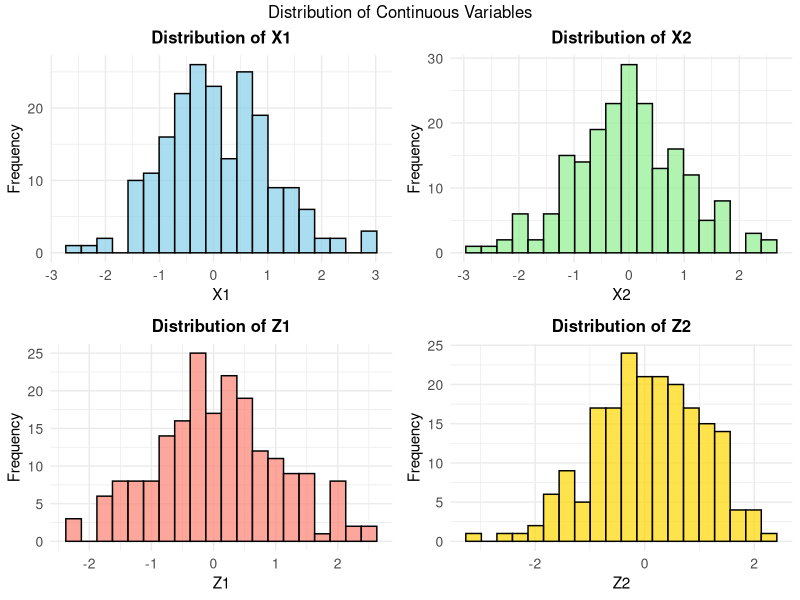
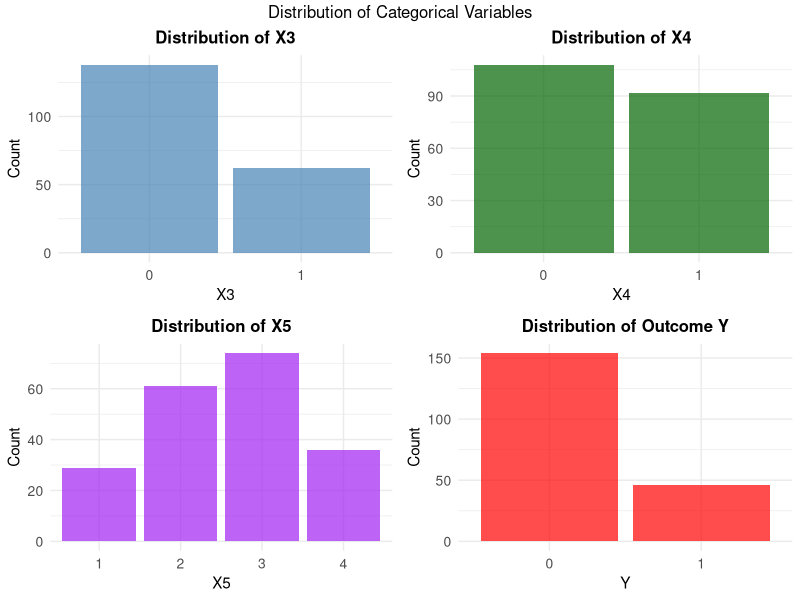
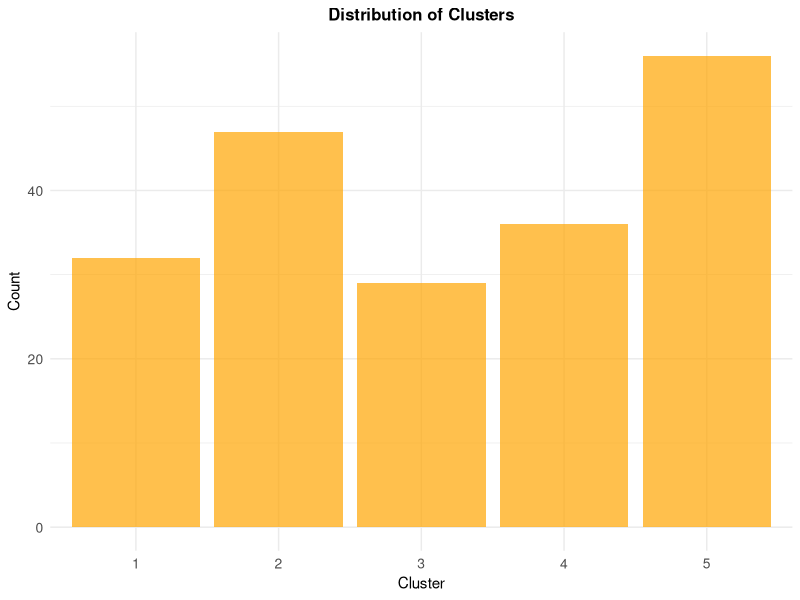
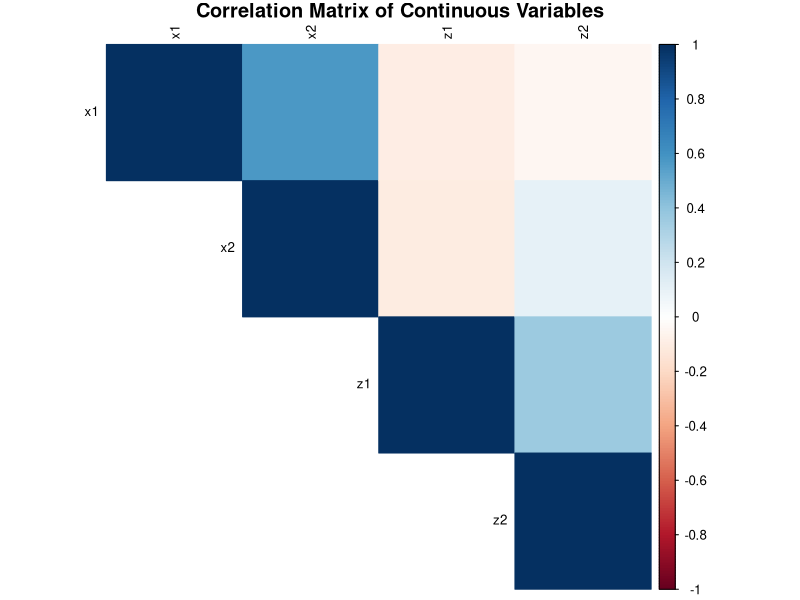
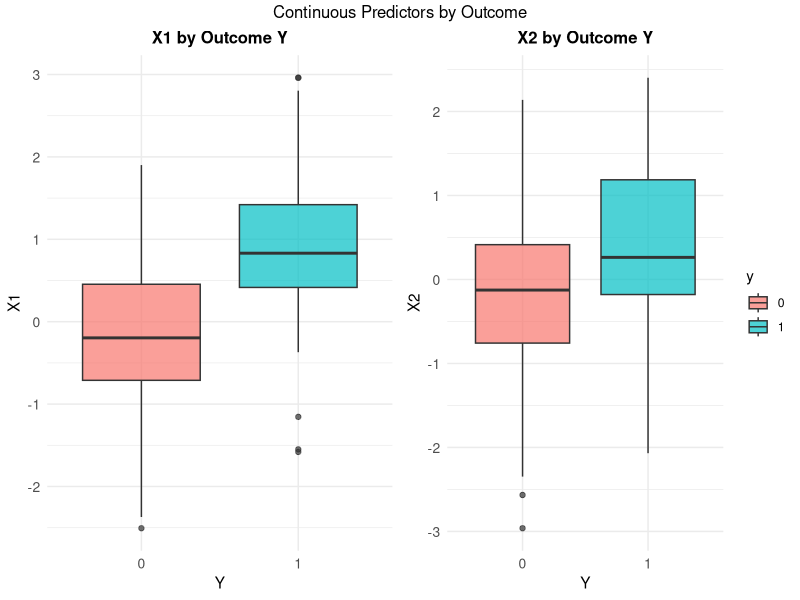
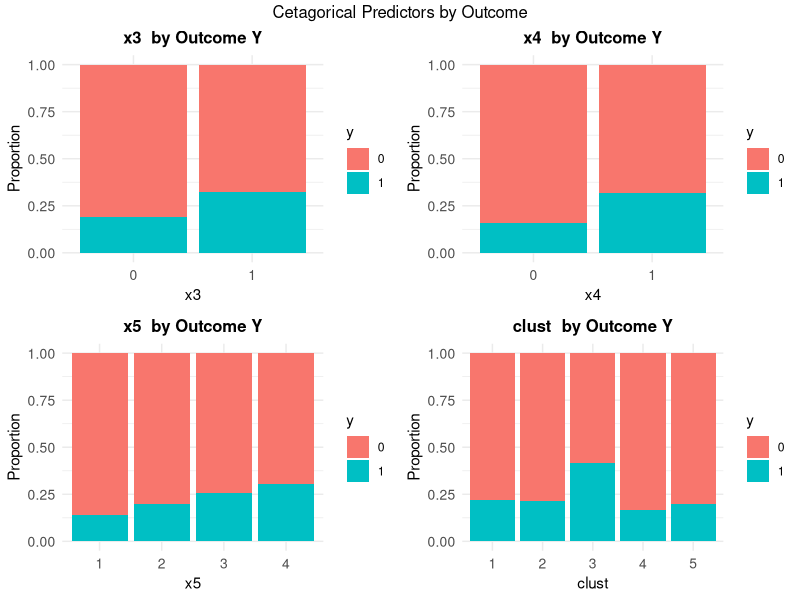

These charts were generated, in order, by the following R code:
## ---- chunk 1
#| include: false
remove(list=ls()) # empty memory
set.seed(42) # the answer to life the universe and everything

library(ggplot2)
library(dplyr)
library(corrplot)
library(gridExtra)
library(reshape2)
library(MASS)
## ---- chunk 2
#useful functions
logit <- function(x){log(x/(1-x))}
expit <- function(x){exp(x)/(1+exp(x))}
## ---- chunk 3
N <- 200
Sigma <- outer(1:10, 1:10, function(x,y) 0.5^abs(x-y)) 
## ---- chunk 4
x <- mvrnorm(N, rep(0,10), Sigma)
## ---- chunk 5
x[,3] <- ifelse(x[,3] > 0.5, 1, 0)
x[,4] <- ifelse(x[,4] > 0, 1, 0)
x[,5] <- cut(x[,5], breaks=c(-Inf, -1, 0, 1, Inf), labels = FALSE)
x[,8] <- ifelse(x[,8] > 1, 0.5, 0)
x[,9] <- ifelse(x[,9] > 1.5, 1, 0)
x[,10] <- cut(x[,10], breaks=c(-Inf, -1, 0.5, 1, Inf), labels = FALSE)
## ---- chunk 6
data.bin.complete <- data.frame(x)
colnames(data.bin.complete) <- c(paste0("x", 1:5), paste0("z", 1:5))
## ---- chunk 7
logit.py <- with(data.bin.complete,-2+x1+0.2*x1^2+
0.3*x2+0.1*x2^2+0.2*(x3==2)+0.2*(x4==2)+0.2*(x5==2)-
0.1*(x5==3)+0.2*(x5==4)+rnorm(N,0,0.1))
py <- expit(logit.py)
data.bin.complete$y <- rbinom(N,1,py)
## ---- chunk 8
data.bin.complete[,c(3:5, 8:10, 11)] <- lapply(data.bin.complete[,c(3:5, 8:10, 11)], factor)
## ---- chunk 9
# introduce missing data
missing.matrix=matrix(0, nrow=nrow(data.bin.complete),
                      
ncol=ncol(data.bin.complete))
missing.matrix=matrix(rbinom(length(missing.matrix),1, p=0.1),
nrow=nrow(data.bin.complete))
data.bin=data.bin.complete
data.bin[missing.matrix==1]=NA
## ---- chunk 10
data.bin %>% count(data.bin$y)
## ---- chunk 11
## simulate data
data.bin$clust <- factor(sample(1:5, size = N, replace = TRUE, prob =
rep(0.2,5)))
data.bin <- data.bin[order(data.bin$clust),]
head(data.bin)
## ---- chunk 12
summary(data.bin[, c("x1", "x2", "x3", "x4", "x5", "y")])
## ---- chunk 13
#| message: false
#| warning: false
#| include: false
library(Hmisc)

# Perform imputation using areg
n.impute <- 10
a <- aregImpute(data=data.bin,I(y)~x1+x2+I(x3)+I(x4)+I(x5)+z1+z2+z3+z4+z5+clust,
  n.impute=n.impute, nk=3, match='closest')
## ---- chunk 14
# get imputed datasets
imputed1=list()
for (i in 1:n.impute){
  imputed1[[i]] <- impute.transcan(a, imputation=i, data=data.bin,list.out=TRUE,pr=FALSE, check=FALSE)}
## ---- chunk 15
df = as.data.frame(imputed1[[1]])
head(df)
## ---- chunk 16
# Save the entire imputed datasets list
saveRDS(imputed1, "imputed_datasets.rds")
## ---- chunk 17
colSums(is.na(df))

## ---- chunk 18
continuous_vars <- c("x1", "x2", "z1", "z2")
categorical_vars <- c("x3", "x4", "x5", "z3", "z4", "z5", "y", "clust")

continuous_data <- df[, continuous_vars]
sapply(continuous_data, function(x) {
  c(Mean = mean(x, na.rm = TRUE),
    Median = median(x, na.rm = TRUE),
    SD = sd(x, na.rm = TRUE),
    Min = min(x, na.rm = TRUE),
    Max = max(x, na.rm = TRUE),
    Q1 = quantile(x, 0.25, na.rm = TRUE),
    Q3 = quantile(x, 0.75, na.rm = TRUE),
    Missing = sum(is.na(x)))
})

## ---- chunk 19
#| message: false
#| warning: false
# Set up plotting theme
theme_custom <- theme_minimal() + 
  theme(plot.title = element_text(hjust = 0.5, size = 12, face = "bold"),
        axis.text = element_text(size = 10),
        axis.title = element_text(size = 11))

# Histograms for continuous variables
p1 <- ggplot(df, aes(x = x1)) + 
  geom_histogram(bins = 20, fill = "skyblue", alpha = 0.7, color = "black") +
  labs(title = "Distribution of X1", x = "X1", y = "Frequency") + theme_custom

p2 <- ggplot(df, aes(x = x2)) + 
  geom_histogram(bins = 20, fill = "lightgreen", alpha = 0.7, color = "black") +
  labs(title = "Distribution of X2", x = "X2", y = "Frequency") + theme_custom

p3 <- ggplot(df, aes(x = z1)) + 
  geom_histogram(bins = 20, fill = "salmon", alpha = 0.7, color = "black") +
  labs(title = "Distribution of Z1", x = "Z1", y = "Frequency") + theme_custom

p4 <- ggplot(df, aes(x = z2)) + 
  geom_histogram(bins = 20, fill = "gold", alpha = 0.7, color = "black") +
  labs(title = "Distribution of Z2", x = "Z2", y = "Frequency") + theme_custom

# Combine plots
grid.arrange(p1, p2, p3, p4, ncol = 2, top = "Distribution of Continuous Variables")
## ---- chunk 20
# 4.2 Bar plots for categorical variables
p5 <- ggplot(df, aes(x = x3)) + 
  geom_bar(fill = "steelblue", alpha = 0.7) +
  labs(title = "Distribution of X3", x = "X3", y = "Count") + theme_custom

p6 <- ggplot(df, aes(x = x4)) + 
  geom_bar(fill = "darkgreen", alpha = 0.7) +
  labs(title = "Distribution of X4", x = "X4", y = "Count") + theme_custom

p7 <- ggplot(df, aes(x = x5)) + 
  geom_bar(fill = "purple", alpha = 0.7) +
  labs(title = "Distribution of X5", x = "X5", y = "Count") + theme_custom

p8 <- ggplot(df, aes(x = y)) + 
  geom_bar(fill = "red", alpha = 0.7) +
  labs(title = "Distribution of Outcome Y", x = "Y", y = "Count") + theme_custom

grid.arrange(p5, p6, p7, p8, ncol = 2, top = "Distribution of Categorical Variables")

## ---- chunk 21
# 4.3 Cluster analysis
p9 <- ggplot(df, aes(x = clust)) + 
  geom_bar(fill = "orange", alpha = 0.7) +
  labs(title = "Distribution of Clusters", x = "Cluster", y = "Count") + theme_custom

print(p9)

## ---- chunk 22
# 4.4 Correlation matrix for continuous variables
cont_data_complete <- na.omit(df[, continuous_vars])
cor_matrix <- cor(cont_data_complete)

# Correlation plot
corrplot(cor_matrix, method = "color", type = "upper", 
         order = "hclust", tl.cex = 0.8, tl.col = "black",
         title = "Correlation Matrix of Continuous Variables",
         mar = c(0,0,1,0))

## ---- chunk 23
#| message: false
#| warning: false
# Outcome by continuous predictors (boxplots)
p10 <- ggplot(df, aes(x = y, y = x1, fill = y)) + 
  geom_boxplot(alpha = 0.7) +
  labs(title = "X1 by Outcome Y", x = "Y", y = "X1") + theme_custom +
  theme(legend.position = "none")

p11 <- ggplot(df, aes(x = y, y = x2, fill = y)) + 
  geom_boxplot(alpha = 0.7) +
  labs(title = "X2 by Outcome Y", x = "Y", y = "X2") + theme_custom

grid.arrange(p10, p11, ncol = 2, top = "Continuous Predictors by Outcome")
## ---- chunk 24
#| message: false
#| warning: false
vars <- c("x3", "x4", "x5", "clust")
plot_list <- list()  # to store plots

for (var in vars) {
  p <- ggplot(df, aes_string(x = var, fill = "factor(y)")) +
    geom_bar(position = "fill") +  # stacked proportion bars
    ylab("Proportion") +
    labs(fill = "y", title = paste(var," by Outcome Y")) + theme_custom
  
  plot_list[[var]] <- p
}

# Arrange all plots in a 2x2 grid
grid.arrange(grobs = plot_list, ncol = 2, top = "Cetagorical Predictors by Outcome")
